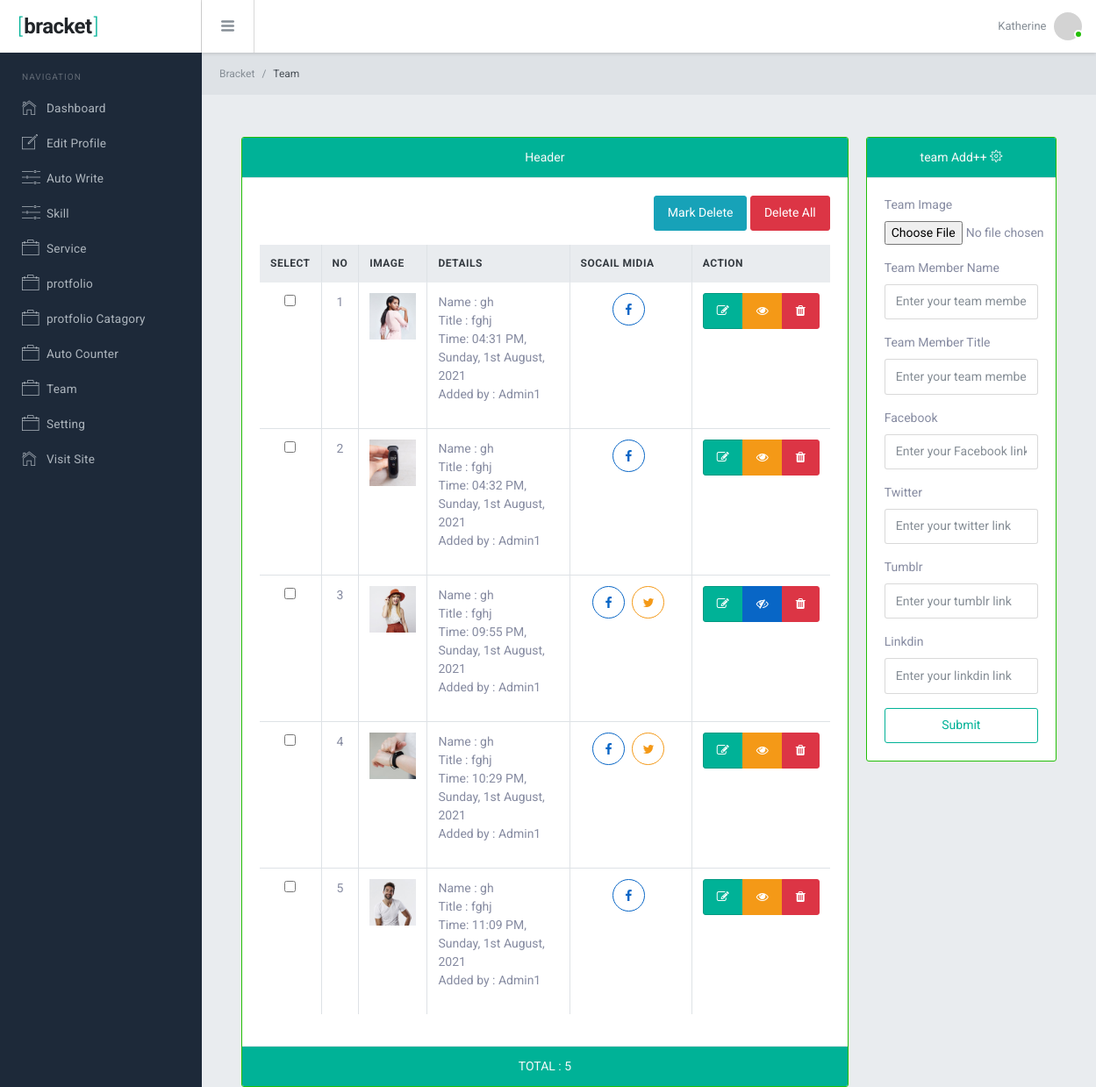
Page /team/team.php (signed in) on the committed database.
### tables this page shows
CREATE TABLE `teams` (
  `id` int(10) NOT NULL,
  `name` varchar(100) NOT NULL,
  `title` varchar(100) NOT NULL,
  `img` varchar(200) NOT NULL,
  `facebook` varchar(200) NOT NULL,
  `twitter` varchar(200) DEFAULT NULL,
  `tumblr` varchar(200) DEFAULT NULL,
  `linkedin` varchar(200) DEFAULT NULL,
  `added_by` int(10) NOT NULL,
  `created_at` datetime NOT NULL,
  `status` int(10) NOT NULL DEFAULT 1
);

CREATE TABLE `users` (
  `id` int(10) NOT NULL,
  `name` varchar(100) NOT NULL,
  `email` varchar(100) NOT NULL,
  `password` varchar(100) NOT NULL
);

### include/function.php (called while the page is built, shortened)
<?php
function db()
{
   $db_connect = mysqli_connect(server, username, password, database);
   return $db_connect;
}
function data_read($table_name, $status)
{
   $select_query = "SELECT * FROM $table_name WHERE status = $status";
   if ($status == 0) {
      $select_query = "SELECT * FROM $table_name";
   }
   $mysqli_query = mysqli_query(db(), $select_query);
   return $mysqli_query;
}
function user_name_read($user_id)
{
   $user_query = "SELECT * FROM users WHERE id = $user_id";
   $user_form_db = mysqli_query(db(), $user_query);
   $user_assoc = mysqli_fetch_assoc($user_form_db);
   return $user_assoc['name'];
}

### team/team.php (the view, shortened to what this page needs)
<?php
require_once '../include/function.php';
$count = 1;
require_once '../include/header.php';
require_once '../include/nav.php';
$teams = data_read("teams", 0);
?>
<div class="br-mainpanel">
   <div class="br-pageheader pd-y-15 pd-l-20">
      <nav class="breadcrumb pd-0 mg-0 tx-12">
         <a class="breadcrumb-item" href="../dasbord/dasbord.php">Bracket</a>
         <span class="breadcrumb-item active text-capitalize">team</span>
      </nav>
   </div>
   <div class="br-pagebody mg-t-5 pd-x-30">
      <div class="container-fluid mt-5">
         <div class="row row-sm">
            <div class="col-md-9">
               <div class="card text-center border-success">
                  <div class="card-header bg-teal text-light">
                     Header
                  </div>
                  <div class="card-body">
                     <?php
                     if ($teams->num_rows != 0) :
                     ?><form action="mark_delete.php" method="POST">
                           <div class="text-right pb-3">
                              <button type="submit" class="btn btn-info pd-x-15">Mark Delete</button>
                              <a href="../include/action.php?table_name=teams&action=delete_all" class="btn btn-danger pd-x-15">Delete All</a>
                           </div>
                        <?php
                     endif;
                        ?>
                        <table class="table table-bordered table-hover">
                           <thead class="thead-light text-uppercase ">
                              <tr>
                                 <th>Select</th>
                                 <th>No</th>
                                 <th>Image</th>
                                 <th>Details</th>
                                 <th>Socail Midia</th>
                                 <th>Action</th>
                              </tr>
                           </thead>
                           <tbody>
                              <?php
                              foreach ($teams as $data) :
                              ?>
                                 <tr>
                                    <td width='25'><input type="checkbox" name="select_item[]" value="<?= $data['id'] ?>"></td>
                                    <td><?= $count++ ?></td>
                                    <td width='100'><img src="../upload/team/<?= $data['img'] ?>" alt="" class="w-100"></td>
                                    <td width='300' class="text-left">
                                       <ul class="list-unstyled">
                                          <li>Name : <?= $data['name'] ?></li>
                                          <li>Title : <?= $data['title'] ?></li>
                                          <li>Time: <?php
                                                      $time = strtotime($data['created_at']);
                                                      echo date('h:i A, l, jS F, Y', $time);
                                                      ?></li>
                                          <li>Added by : <?= user_name_read($data['added_by']) ?></li>
                                       </ul>
                                    </td>
                                    <td width='250' class="text-left text-center">
                                       <a href="#" class="btn btn-outline-primary btn-icon rounded-circle mg-r-5 mg-b-10">
                                          <div><i class="fa fa-facebook"></i></div>
                                       </a>
                                       <?php
                                       if ($data['twitter'] != null) :
                                       ?>
                                          <a href="#" class="btn btn-outline-warning btn-icon rounded-circle mg-r-5 mg-b-10">
                                             <div><i class="fa fa-twitter"></i></div>
                                          </a>
                                       <?php
                                       endif;
                                       ?>
                                    </td>
                                    <td>
                                       <div class="btn-group" role="group" aria-label="Basic example">
                                          <a href="team_update.php?table_name=teams&id=<?= $data['id'] ?>" class="btn btn-teal  pd-x-15"><i class="fa fa-edit"></i></a>
                                          <a href="../include/action.php?table_name=teams&id=<?= $data['id'] ?>&action=show_hide&status=<?= $data['status'] ?>" class="btn btn-<?= ($data['status'] == 1) ? "warning" : "primary" ?> pd-x-15"><i class="fa <?= ($data['status'] == 1) ? "fa-eye" : "fa-eye-slash" ?>"></i></a>
                                          <a href="../include/action.php?table_name=teams&id=<?= $data['id'] ?>&action=img_delete&img_path=../upload/team/<?= $data['img'] ?>" class="btn btn-danger pd-x-15"><i class="fa fa-trash"></i></a>
                                       </div>
                                    </td>
                                 </tr>
                              <?php
                              endforeach;
                              ?>
                           </tbody>
                        </table>
                        </form>
                  </div>
                  <div class="card-footer bg-teal text-light text-uppercase">
                     total : <?= $teams->num_rows ?>
                  </div>
               </div>
            </div>
            <div class="col-md-3">
               <div class="card border-success">
                  <div class="card-header text-center bg-teal text-light">
                     team Add++ <span class="ti-settings"></span>
                  </div>
                  <div class="card-body">
                     <form action="team_code.php" method="post" enctype="multipart/form-data">
                        <div class="form-group">
                           <label>Team Image</label>
                           <input type="file" name="team_img" class="form-control-file <?= (isset($_SESSION['team_img_requried'])) ? "is-invalid" : "" ?>" value="<?php
                                                                                                                                                                  if (isset($_SESSION['team_img'])) {
                                                                                                                                                                     echo $_SESSION['team_img'];
                                                                                                                                                                     unset($_SESSION['team_img']);
                                                                                                                                                                  }
                                                                                                                                                                  ?>">
                        </div>
                        <div class="form-group">
                           <label>Team Member Name</label>
                           <input placeholder="Enter your team member name" type="text" name="team_name" class="form-control <?= (isset($_SESSION['team_name_requried'])) ? "is-invalid" : "" ?>" value="<?php
                                                                                                                                                                                                         if (isset($_SESSION['team_name'])) {
                                                                                                                                                                                                            echo $_SESSION['team_name'];
                                                                                                                                                                                                            unset($_SESSION['team_name']);
                                                                                                                                                                                                         }
                                                                                                                                                                                                         ?>">
                        </div>
                        <div class="form-group">
                           <label>Team Member Title</label>
                           <input placeholder="Enter your team member title" type="text" name="team_title" class="form-control <?= (isset($_SESSION['team_title_requried'])) ? "is-invalid" : "" ?>" value="<?php
                                                                                                                                                                                                            if (isset($_SESSION['team_title'])) {
                                                                                                                                                                                                               echo $_SESSION['team_title'];
                                                                                                                                                                                                               unset($_SESSION['team_title']);
                                                                                                                                                                                                            }
                                                                                                                                                                                                            ?>">
                        </div>
                        <div class="form-group">
                           <label>Facebook</label>
                           <input placeholder="Enter your Facebook link" type="text" name="team_facebook" class="form-control <?= (isset($_SESSION['team_facebook_requried'])) ? "is-invalid" : "" ?>" value="<?php
                                                                                                                                                                                                               if (isset($_SESSION['team_facebook'])) {
                                                                                                                                                                                                                  echo $_SESSION['team_facebook'];
                                                                                                                                                                                                                  unset($_SESSION['team_facebook']);
                                                                                                                                                                                                               }
                                                                                                                                                                                                               ?>">
                        </div>
                        <div class="form-group">
                           <label>Twitter</label>
                           <input placeholder="Enter your twitter link" class="form-control" type="text" name="team_twitter" value="<?php
                                                                                                                                    if (isset($_SESSION['team_twitter'])) {
                                                                                                                                       echo $_SESSION['team_twitter'];
                                                                                                                                       unset($_SESSION['team_twitter']);
                                                                                                                                    }
                                                                                                                                    ?>">
                        </div>
                        <div class="form-group">
                           <label>Tumblr</label>
                           <input placeholder="Enter your tumblr link" class="form-control" type="text" name="team_tumblr" value="<?php
                                                                                                                                    if (isset($_SESSION['team_tumblr'])) {
                                                                                                                                       echo $_SESSION['team_tumblr'];
                                                                                                                                       unset($_SESSION['team_tumblr']);
                                                                                                                                    }
                                                                                                                                    ?>">
                        </div>
                        <div class="form-group">
                           <label>Linkdin</label>
                           <input placeholder="Enter your linkdin link" class="form-control" type="text" name="team_linkdin" value="<?php
                                                                                                                                    if (isset($_SESSION['team_linkdin'])) {
                                                                                                                                       echo $_SESSION['team_linkdin'];
                                                                                                                                       unset($_SESSION['team_linkdin']);
                                                                                                                                    }
                                                                                                                                    ?>">
                        </div>
                        <button type="submit" class="btn btn-outline-teal btn-block mt-3">Submit</button>
                     </form>
                  </div>
               </div>
            </div>
         </div>
      </div>
   </div>
</div>
<?php
require_once '../include/footer.php';
?>

### rows in the picture
teams: img (picture), name "gh", title "fghj", created_at "04:31 PM, Sunday, 1st August, 2021", added_by.name "Admin1", status 1 (drawn)
teams: img (picture), name "gh", title "fghj", created_at "04:32 PM, Sunday, 1st August, 2021", added_by.name "Admin1", status 1 (drawn)
teams: img (picture), name "gh", title "fghj", created_at "09:55 PM, Sunday, 1st August, 2021", added_by.name "Admin1", status 2 (drawn)
teams: img (picture), name "gh", title "fghj", created_at "10:29 PM, Sunday, 1st August, 2021", added_by.name "Admin1", status 1 (drawn)
teams: img (picture), name "gh", title "fghj", created_at "11:09 PM, Sunday, 1st August, 2021", added_by.name "Admin1", status 1 (drawn)

### other values in the picture
$teams->num_rows "5"
